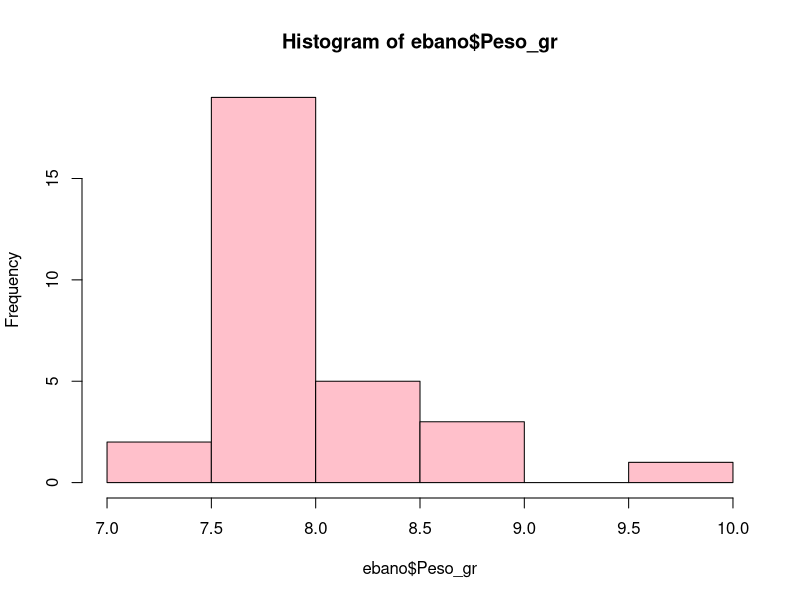
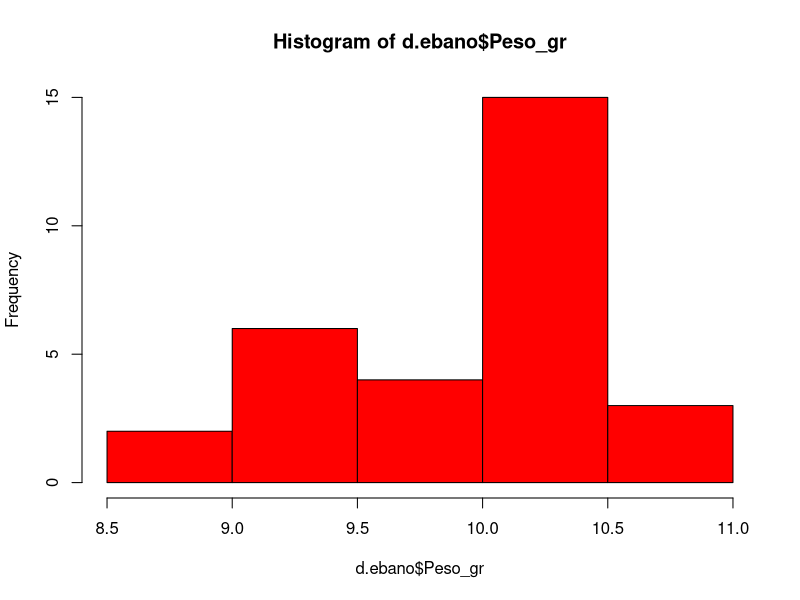
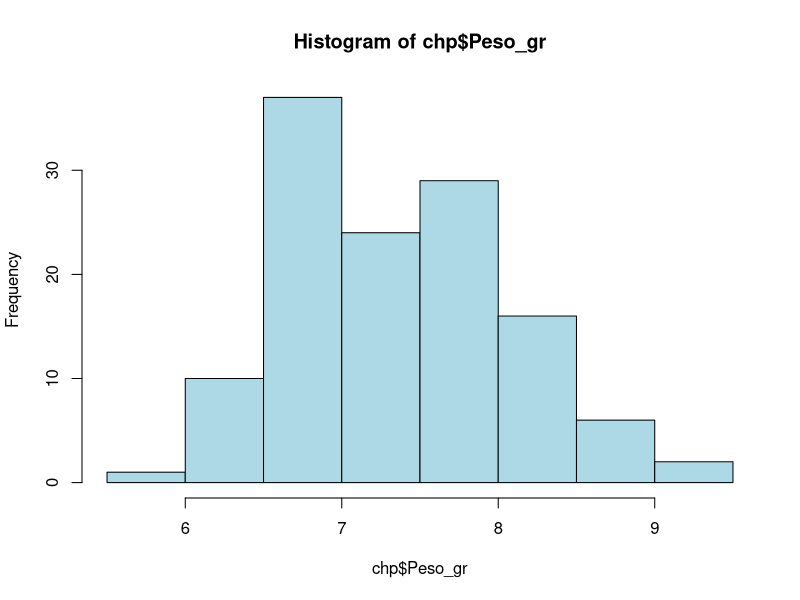
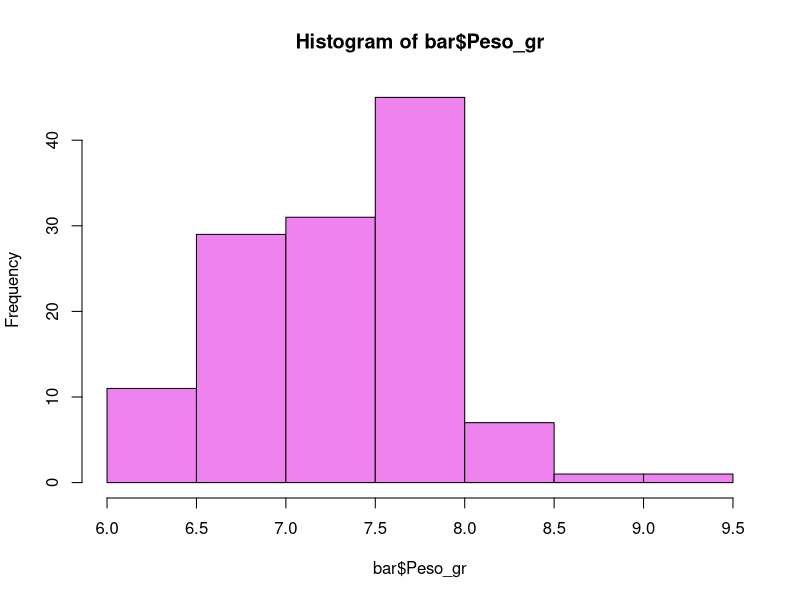
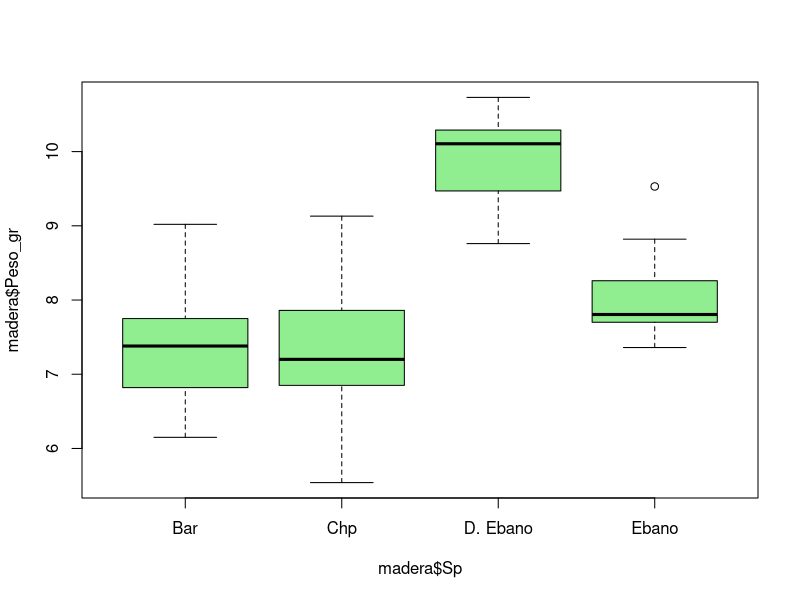
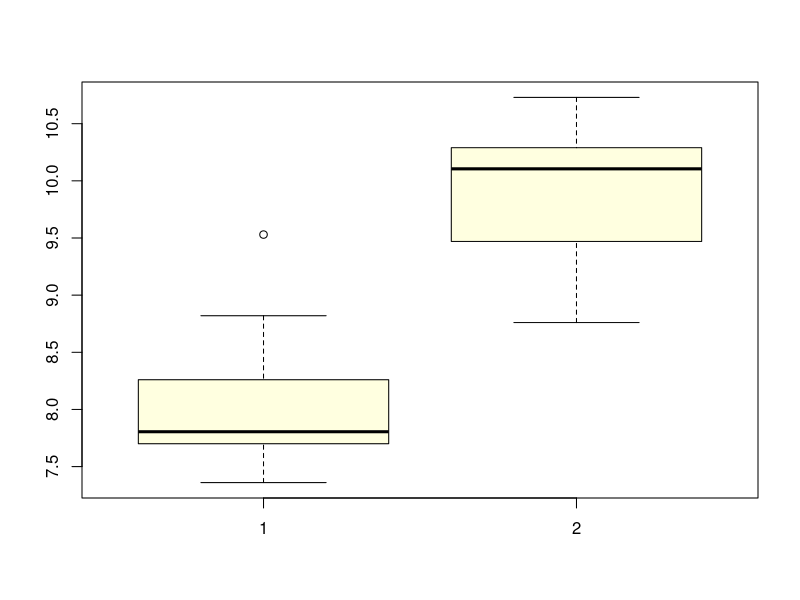
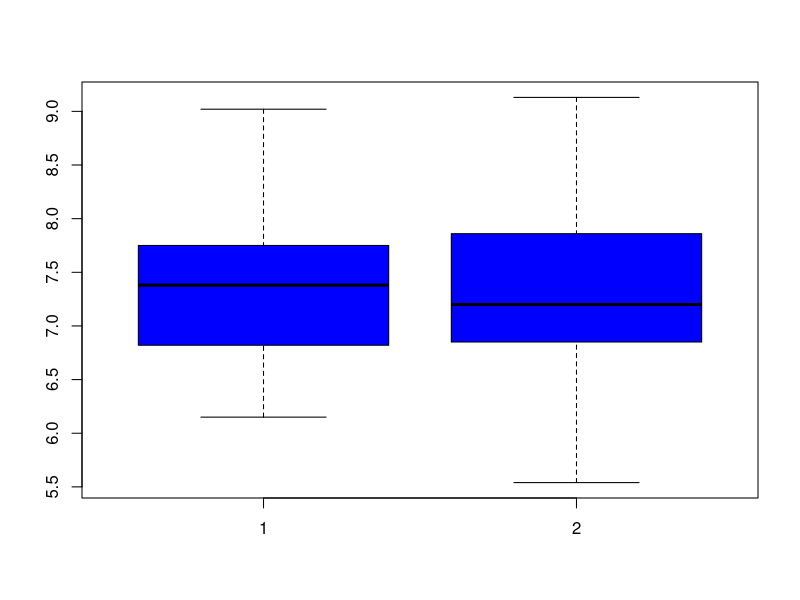

Recreate these plots in R, in order.
# Amanda
# Semana 10
# 23/03/2022
# PRUEBA DE DOS MUESTRAS


# HIPOTESIS NULA (H0): no hay diferencia entre los pesos entre las variables Ebano y D.Ebano en la base de datos madera
# HIPOTESIS ALT (H1): hay diferencia entre los pesos de  las especies Ebano y D.Ebano en la base de datos madera.
# valor alfa= 0.05

# extraer datos
madera <- read.csv("CLASES/BD.est.madera2x2.csv", header = T)

library(dplyr)

ebano <-  madera %>%
  filter(Sp=="Ebano")

d.ebano <- madera %>%
  filter(Sp=="D. Ebano")

t.test(ebano$Peso_gr, d.ebano$Peso_gr, var.equal = T)
mean(ebano$Peso_gr)
mean(d.ebano$Peso_gr)

# valor de p-value  < 2.2e-16
# se acepto la hipotesis alternativa: hay diferencia en la media del peso de las observaciones de  Ebano y D.Ebano
 
chp <- madera %>%
  filter(Sp=="Chp")

bar <- madera %>%
  filter(Sp=="Bar")

t.test(chp$Peso_gr, bar$Peso_gr, var.equal = T)
mean(chp$Peso_gr)
mean(bar$Peso_gr)

# valor de p-value = 0.4913
# se acepto la hipotesis nula
# se rechazo la hipotesis alternativa

hist(ebano$Peso_gr, col = "pink")
hist(d.ebano$Peso_gr, col = "red")
hist(chp$Peso_gr, col = "lightblue")
hist(bar$Peso_gr, col = "violet")

boxplot(madera$Peso_gr ~ madera$Sp, col="lightgreen")
boxplot(ebano$Peso_gr, d.ebano$Peso_gr, col = "lightyellow")
boxplot(bar$Peso_gr, chp$Peso_gr, col = "blue")

